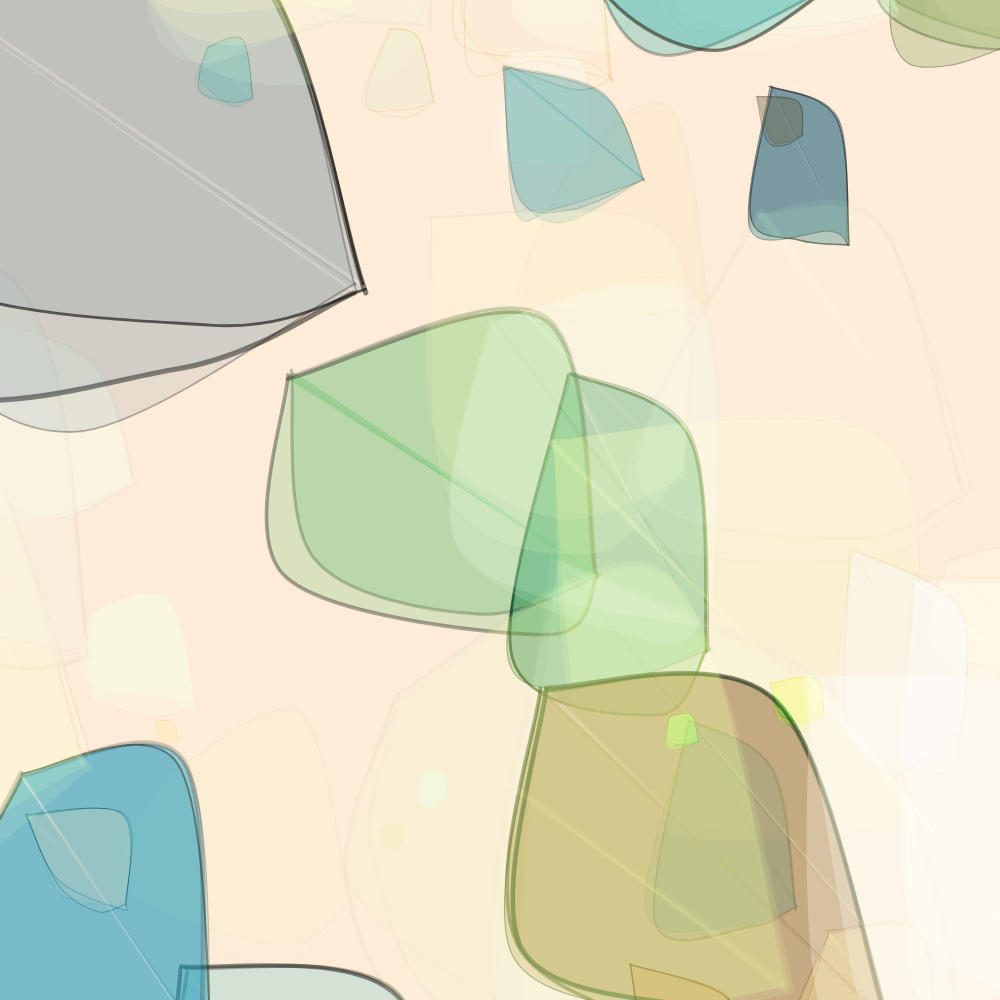
Frame 1 (no input)
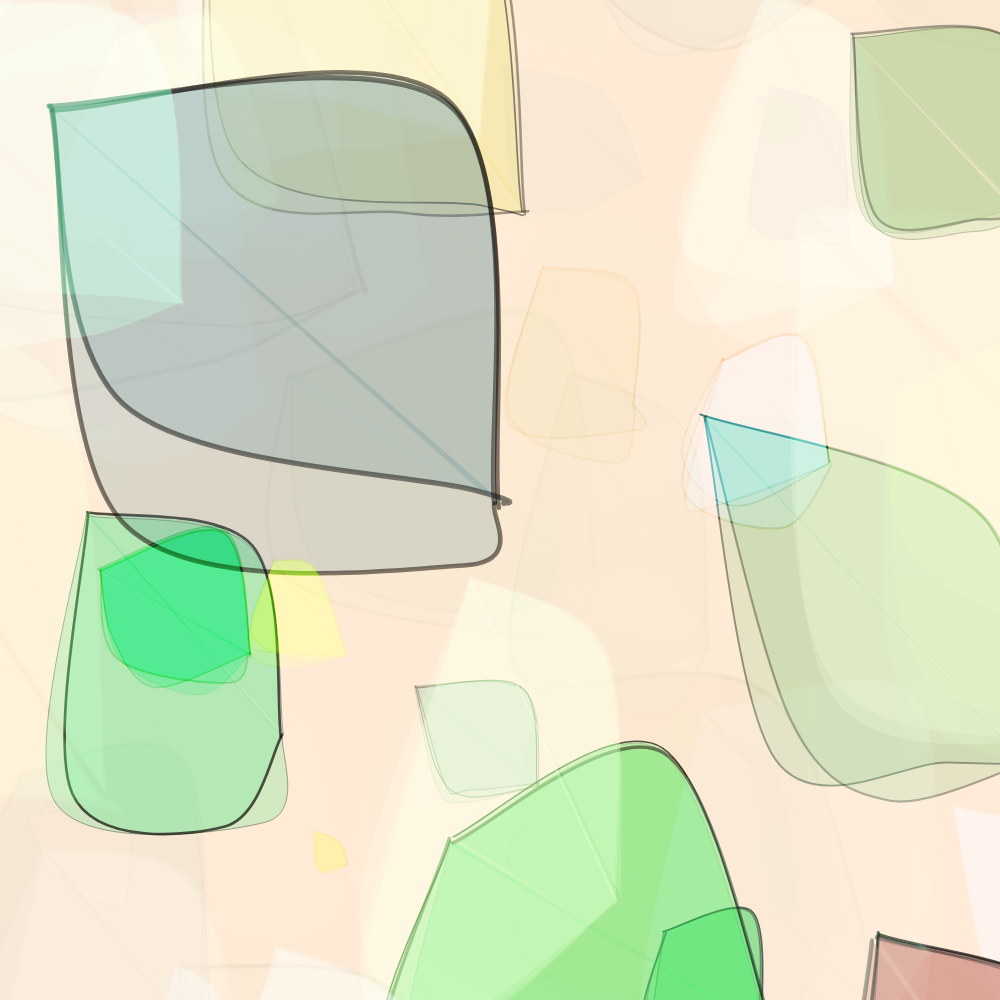
Frame 2 (the mouse pressed at the canvas centre, redrawn once)

The p5.js sketch that drew these frames (run headless with seeded random() and noise() and a simulated clock; the mouse was pressed at the canvas centre and the sketch redrawn once):

// p5.js sketch
// ── sketch.js
function setup() {
    createCanvas(tempWidth, tempHeight);
    noLoop()
    console.log(`width: ${width}, height: ${height}`)

    setInterval(() => {
        draw()
    }, 5000);
}

function draw() {
    noFill()
    colorMode(HSL)
    background(31,100,92, R.randNum(0.9,1))

    blendMode(BLEND)
    for(let i=0; i<R.randNum(10,40); i++) {
        blobShape(R.randNum(0,.4),R.randNum(0,.4),R.randNum(.6,.8),R.randNum(.62,.82),20,600,1,1)
    }

    blendMode(SCREEN)
    for(let i=0; i<30; i++) {
        blobShape(R.randNum(0,.4),R.randNum(0,.4),R.randNum(.6,.8),R.randNum(.62,.82),50,800,1,1)
    }

    blendMode(BLEND)
    for(let i=0; i<R.randNum(10,40); i++) {
        blobShape(R.randNum(0,.4),R.randNum(0,.4),R.randNum(.6,.8),R.randNum(.62,.82),50,800,1,1)
    }

    blendMode(OVERLAY)
    for(let i=0; i<R.randNum(20,50); i++) {
        blobShape(R.randNum(0,.4),R.randNum(0,.4),R.randNum(.6,.8),R.randNum(.62,.82),10,300,1,1)
    }

    blendMode(SCREEN)
    for(let i=0; i<20; i++) {
        blobShape(R.randNum(0,.4),R.randNum(0,.4),R.randNum(.6,.8),R.randNum(.62,.82),400,800,1,1)
    }

    blendMode(BLEND)
    
    //tangentCurve([200*M,100*M,200*M,100*M,550*M,30*M,850*M,220*M],90,100,400,500,5,8,215)
    //downstrokeCurve([700*M,100*M,730*M,400*M,600*M,500*M,700*M,700*M],30,50,300,400,4,7,205)
    //charcoolLine([150*M,150*M,50*M,150*M,100*M,900*M,450*M,900*M], color(0, 0, 0), 12, 2)
    //charcoolLine([0*M,850*M,80*M,900*M,900*M,800*M,1000*M,400*M], color(46, 44, 40))
}

function blobShape(startX,startY,midX,midY,minScale,maxScale,maxTranslateX,maxTranslateY) {
    push()
    fill(R.randNum(10,200),R.randNum(20,100),R.randNum(30,70), R.randNum(.1,.4))
    translate(R.randNum(-maxTranslateX,maxTranslateX)*width,R.randNum(-maxTranslateY,maxTranslateY)*height)
    scale(R.randNum(minScale,maxScale))
    
    for (let i=0; i<R.randNum(1,3); i++) {
        strokeWeight(R.randNum(.0008,.008))
        stroke(31,R.randNum(0,100),4, R.randNum(0.2,0.7))
        beginShape()
        curveTightness(R.randNum(-0.02,0.04))
        curveVertexWiggle(startX,startY)
        curveVertexWiggle(startX,startY)
        curveVertexWiggle(R.randNum(.14,.2),R.randNum(.6,.8))  
        curveVertexWiggle(R.randNum(.3,.65),R.randNum(.73,.88))
        curveVertexWiggle(midX,midY)
        curveVertexWiggle(midX,midY)
        endShape()

        beginShape()
        curveTightness(R.randNum(-.03,.04))
        curveVertexWiggle(midX,midY)
        curveVertexWiggle(midX,midY)
        curveVertexWiggle(.6,.22)
        curveVertexWiggle(startX,startY)
        curveVertexWiggle(startX,startY)
        endShape()
    }  

    pop()
}

function downstrokeCurve(theCurve, minWidth, maxWidth, minHeight, maxHeight, minStrokes, maxStrokes, hue) {
    let steps = R.randNum(minStrokes,maxStrokes)
    for (let i = 0; i <= steps; i++) {
        let t = i / steps
        let x = curvePoint(...xPoints(theCurve), t)
        let y = curvePoint(...yPoints(theCurve), t)
        downstroke(x,y,x,y+R.randNum(minHeight,maxHeight), R.randNum(minWidth,maxWidth), hue)
    }
}

function curveVertexFromPoints(curve, doubleStartAndEnd=true) {
    beginShape()
    if (doubleStartAndEnd) curveVertex(curve[0], curve[1])
    for (let i=0; i<curve.length; i+=2) {
        curveVertex(curve[i], curve[i+1])
    }
    if (doubleStartAndEnd) curveVertex(curve[curve.length-2], curve[curve.length-1])
    endShape()
}

function charcoolLine(theCurve, strokeColor, density=18, width=5) {
    noFill()

    let distance = dist(theCurve[2], theCurve[3], theCurve[4], theCurve[5])
    let steps = distance * density

    for (let i = 0; i <= steps; i++) {
        let t = i / steps
        
        let numLines = R.randNum(1,3)
        for (let j=0; j<numLines; j++) {
            stroke(hue(strokeColor),saturation(strokeColor),lightness(strokeColor),R.randNum(0.2,0.7-((t)*0.2)))
            strokeWeight(R.randNum(0.03,0.15-((t)*0.14)))
            
            let x = curvePoint(...xPoints(theCurve), t)
            let y = curvePoint(...yPoints(theCurve), t)
            let tx = curveTangent(...xPoints(theCurve), t)
            let ty = curveTangent(...yPoints(theCurve), t)
            let a = atan2(ty, tx)
            let b = atan2(ty, tx)
            a -= PI / 2.0
            b += PI / 2.0
            let x1 = cos(a) * 3 + x
            let y1 = sin(a) * 3 + y
            let x2 = cos(b) * 3 + x
            let y2 = sin(b) * 3 + y

            curve(  x1+R.randNum(-width*1.5,width*1.5), y1+R.randNum(-width*1.5,width*1.5),
                    x1+R.randNum(-width,width), y1+R.randNum(-width,width),
                    x2+R.randNum(-width,width), y2+R.randNum(-width,width),
                    x2+R.randNum(-width*1.5,width*1.5), y2+R.randNum(-width*1.5,width*1.5))
        }
    }
}

function tangentCurve(theCurve, minWidth, maxWidth, minHeight, maxHeight, minStrokes, maxStrokes, hue) {
    noFill()

    let steps = R.randNum(minStrokes, maxStrokes)
    for (let i = 0; i <= steps; i++) {
        let t = i / steps
        let x = curvePoint(...xPoints(theCurve), t)
        let y = curvePoint(...yPoints(theCurve), t)
        let tx = curveTangent(...xPoints(theCurve), t)
        let ty = curveTangent(...yPoints(theCurve), t)
        let a = atan2(ty, tx)
        a += PI / 2.0 //change this to -= to reverse direction
        line(x, y, cos(a) * 8 + x, sin(a) * 8 + y)
        downstroke(x,y,cos(a) * R.randNum(minWidth*3,maxWidth*3)+ x, sin(a) * R.randNum(minHeight,maxHeight) + y,R.randNum(minWidth,maxWidth),hue)
    }
}

function oneIn(number) {
    let blah = R.randInt(1,number+1)
    return blah == 1
}

function downstroke(x1,y1,x2,y2, maxWidth, hue) {
    noFill()

    for (let i=0; i<R.randNum(13*maxWidth,19*maxWidth); i++) {
        strokeWeight(R.randNum(0.2,1.2))
        stroke(hue,100,R.randNum(45,55),R.randNum(0.1,0.8))
        x1p = x1 + R.randNum(0,R.randNum(maxWidth-(maxWidth*.8), maxWidth))
        x2p = x2 + (R.randNum(0.7,1.05)*(x1p-x1)) //x2 + R.randNum(0,100)
        y1p = y1 + R.randNum(-10,20)
        y2p = y2 + R.randNum(-10,20)
        beginShape()
        vertex(x1p, y1p)
        quadraticVertex(x1p-(R.randNum(0.3,0.7)*(x1p-x2p)), y1-(R.randNum(0.3,0.7)*(y1-y2)), x2p, y2p)
        endShape()
    }
}

function curveVertexWiggle(px, py) {
    let pRange = R.randNum(.005,.01)
    px += R.randNum(-pRange,pRange)
    py += R.randNum(-pRange,pRange)
    return curveVertex(px,py)
}

function xPoints(points) {
    let result = []
    for (let i=0; i<points.length; i+=2) {
        result.push(points[i])
    }
    return result
}

function yPoints(points) {
    let result = []
    for (let i=1; i<points.length; i+=2) {
        result.push(points[i])
    }
    return result
}


// Foundation stuff from here down

class Random {
    constructor(seed) {
        this.seed = seed
        this.originalSeed = seed
    }
    randDec() {
        this.seed ^= this.seed << 13
        this.seed ^= this.seed >> 17
        this.seed ^= this.seed << 5
        return ((this.seed < 0 ? ~this.seed + 1 : this.seed) % 1000) / 1000
    }
    randNum(a, b) {
        return a+(b-a)*this.randDec()
    }
    randInt(a, b) {
        return Math.floor(this.randNum(a, b+1))
    }

    reset() {
        this.seed = this.originalSeed
    }
}

function random_hash() {
    let x = "0123456789abcdef", hash = '0x'
    for (let i = 64; i > 0; --i) {
      hash += x[Math.floor(Math.random()*x.length)]
    }
    return hash
}

tokenData = {
    //hash: "0x11ac16678959949c12d5410212301960fc496813cbc3495bf77aeed738579738", 
    hash: random_hash(),
    tokenId: "123000456"
}

function windowResized() {
    tempHeight = window.innerHeight
    tempWidth = tempHeight*ratio
    const dim = Math.min(tempWidth, tempHeight)
    M = dim / defaultSize
    console.log(`M: ${M}`)
    R.reset()
    resizeCanvas(tempWidth, tempHeight);
}

const defaultSize = 1000
const ratio = 1
let tempHeight = window.innerHeight
let tempWidth = tempHeight*ratio
let dim = Math.min(tempWidth, tempHeight)
let M = dim / defaultSize
console.log(`M: ${M}`)

const seed = parseInt(tokenData.hash.slice(0, 16), 16)
console.log(`Seed: ${seed}`)
const R = new Random(seed)
